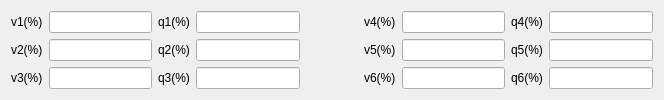
                    <widget class="QWidget" name="page_16">
                     <layout class="QVBoxLayout" name="verticalLayout_6" stretch="5">
                      <item>
                       <layout class="QHBoxLayout" name="horizontalLayout_5" stretch="5,1,5">
                        <item>
                         <layout class="QGridLayout" name="gridLayout_13">
                          <item row="2" column="3">
                           <widget class="QLineEdit" name="lineEdit_37">
                            <property name="alignment">
                             <set>Qt::AlignCenter</set>
                            </property>
                           </widget>
                          </item>
                          <item row="1" column="0">
                           <widget class="QLabel" name="label_34">
                            <property name="text">
                             <string>v2(%)</string>
                            </property>
                           </widget>
                          </item>
                          <item row="1" column="1">
                           <widget class="QLineEdit" name="lineEdit_30">
                            <property name="alignment">
                             <set>Qt::AlignCenter</set>
                            </property>
                           </widget>
                          </item>
                          <item row="0" column="0">
                           <widget class="QLabel" name="label_35">
                            <property name="text">
                             <string>v1(%)</string>
                            </property>
                           </widget>
                          </item>
                          <item row="1" column="3">
                           <widget class="QLineEdit" name="lineEdit_36">
                            <property name="alignment">
                             <set>Qt::AlignCenter</set>
                            </property>
                           </widget>
                          </item>
                          <item row="0" column="2">
                           <widget class="QLabel" name="label_36">
                            <property name="text">
                             <string>q1(%)</string>
                            </property>
                           </widget>
                          </item>
                          <item row="1" column="2">
                           <widget class="QLabel" name="label_37">
                            <property name="text">
                             <string>q2(%)</string>
                            </property>
                           </widget>
                          </item>
                          <item row="2" column="0">
                           <widget class="QLabel" name="label_38">
                            <property name="text">
                             <string>v3(%)</string>
                            </property>
                           </widget>
                          </item>
                          <item row="2" column="2">
                           <widget class="QLabel" name="label_39">
                            <property name="text">
                             <string>q3(%)</string>
                            </property>
                           </widget>
                          </item>
                          <item row="0" column="3">
                           <widget class="QLineEdit" name="lineEdit_35">
                            <property name="alignment">
                             <set>Qt::AlignCenter</set>
                            </property>
                           </widget>
                          </item>
                          <item row="0" column="1">
                           <widget class="QLineEdit" name="lineEdit_29">
                            <property name="alignment">
                             <set>Qt::AlignCenter</set>
                            </property>
                           </widget>
                          </item>
                          <item row="2" column="1">
                           <widget class="QLineEdit" name="lineEdit_31">
                            <property name="alignment">
                             <set>Qt::AlignCenter</set>
                            </property>
                           </widget>
                          </item>
                         </layout>
                        </item>
                        <item>
                         <spacer name="horizontalSpacer_2">
                          <property name="orientation">
                           <enum>Qt::Horizontal</enum>
                          </property>
                          <property name="sizeHint" stdset="0">
                           <size>
                            <width>40</width>
                            <height>20</height>
                           </size>
                          </property>
                         </spacer>
                        </item>
                        <item>
                         <layout class="QGridLayout" name="gridLayout_14">
                          <item row="0" column="2">
                           <widget class="QLabel" name="label_40">
                            <property name="text">
                             <string>q4(%)</string>
                            </property>
                           </widget>
                          </item>
                          <item row="0" column="3">
                           <widget class="QLineEdit" name="lineEdit_38">
                            <property name="alignment">
                             <set>Qt::AlignCenter</set>
                            </property>
                           </widget>
                          </item>
                          <item row="1" column="2">
                           <widget class="QLabel" name="label_41">
                            <property name="text">
                             <string>q5(%)</string>
                            </property>
                           </widget>
                          </item>
                          <item row="1" column="1">
                           <widget class="QLineEdit" name="lineEdit_33">
                            <property name="alignment">
                             <set>Qt::AlignCenter</set>
                            </property>
                           </widget>
                          </item>
                          <item row="2" column="2">
                           <widget class="QLabel" name="label_42">
                            <property name="text">
                             <string>q6(%)</string>
                            </property>
                           </widget>
                          </item>
                          <item row="1" column="0">
                           <widget class="QLabel" name="label_43">
                            <property name="text">
                             <string>v5(%)</string>
                            </property>
                           </widget>
                          </item>
                          <item row="0" column="1">
                           <widget class="QLineEdit" name="lineEdit_32">
                            <property name="alignment">
                             <set>Qt::AlignCenter</set>
                            </property>
                           </widget>
                          </item>
                          <item row="2" column="0">
                           <widget class="QLabel" name="label_44">
                            <property name="text">
                             <string>v6(%)</string>
                            </property>
                           </widget>
                          </item>
                          <item row="0" column="0">
                           <widget class="QLabel" name="label_45">
                            <property name="text">
                             <string>v4(%)</string>
                            </property>
                           </widget>
                          </item>
                          <item row="2" column="1">
                           <widget class="QLineEdit" name="lineEdit_34">
                            <property name="alignment">
                             <set>Qt::AlignCenter</set>
                            </property>
                           </widget>
                          </item>
                          <item row="1" column="3">
                           <widget class="QLineEdit" name="lineEdit_39">
                            <property name="alignment">
                             <set>Qt::AlignCenter</set>
                            </property>
                           </widget>
                          </item>
                          <item row="2" column="3">
                           <widget class="QLineEdit" name="lineEdit_40">
                            <property name="alignment">
                             <set>Qt::AlignCenter</set>
                            </property>
                           </widget>
                          </item>
                         </layout>
                        </item>
                       </layout>
                      </item>
                     </layout>
                    </widget>
